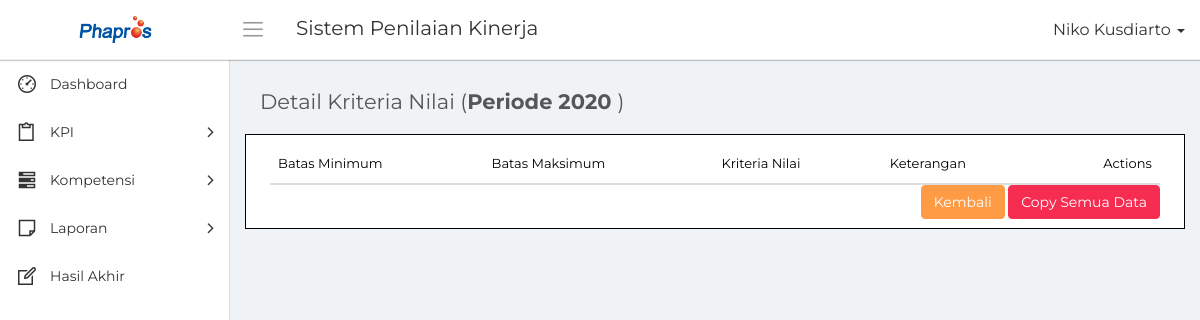
The app's page /detail_kriteria.php (signed in), older data.
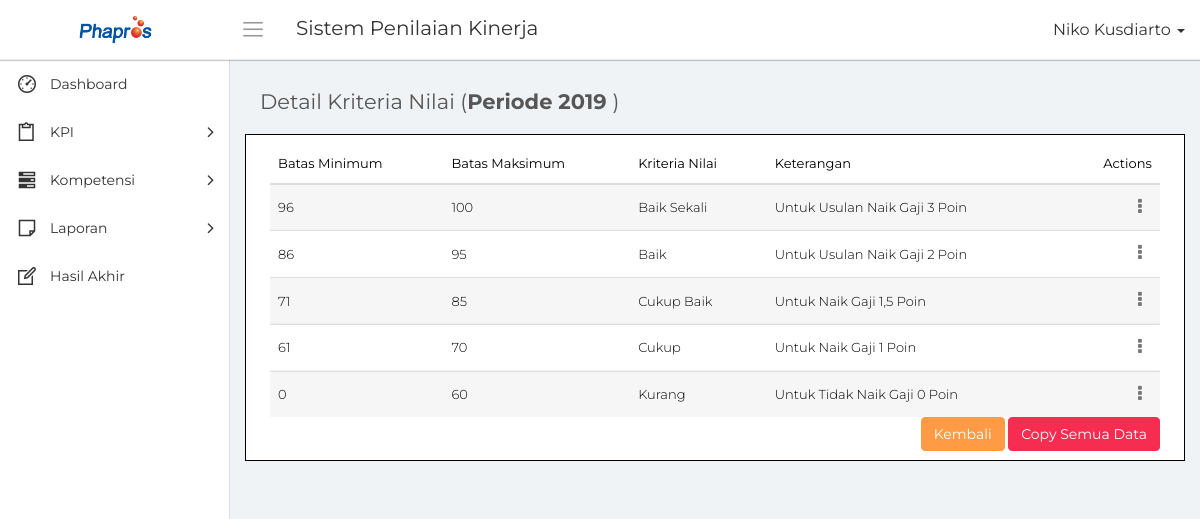
The same page, newer data.
### tables this page shows
CREATE TABLE `mst_periode` (
  `id_periode` bigint(20) NOT NULL,
  `tahun` int(10) NOT NULL,
  `status` int(5) NOT NULL
);

CREATE TABLE `kriteria_nilai` (
  `id_kriteria` bigint(20) NOT NULL,
  `batas_minimum` int(20) NOT NULL,
  `batas_maksimum` int(20) NOT NULL,
  `kriteria_nilai` varchar(50) NOT NULL,
  `keterangan` text NOT NULL,
  `id_periode` bigint(20) NOT NULL
);

### conn/database.php (called while the page is built, shortened)
<?php
	class database{
		function __construct(){
			$this->connection = new mysqli('localhost', 'root', '','phapros_final');
		}
		function tampil_periode($id_periode = null){
			$hasil = [];
			if($id_periode == null)
				$query = $this->connection->query("SELECT * FROM mst_periode");
			else
				$query = $this->connection->query("SELECT * FROM mst_periode WHERE id_periode = '$id_periode'");
			while($tampil = $query->fetch_array())
				$hasil[] = $tampil;
			return $hasil;
		}
		function tampil_kriteria($id_periode = null)
		{
			if($id_periode == null)
				$query = $this->connection->query("SELECT * FROM kriteria_nilai");
			else
				$query = $this->connection->query("SELECT * FROM kriteria_nilai WHERE id_periode = '$id_periode'");
			while($tampil = $query->fetch_array())
				$hasil[] = $tampil;
			return $hasil;
		}
	}
?>

### detail_kriteria.php (the view, shortened to what this page needs)
<?php
    include "conn/database.php";
    $db = new database();
    $nama = $_SESSION['nama'];
?>
<!DOCTYPE html>
<html>
    <head>
        <link rel="stylesheet" type="text/css" href="assets/css/bootstrap.min.css">
        <link rel="stylesheet" type="text/css" href="assets/css/font-awesome.min.css">
        <link rel="stylesheet" type="text/css" href="assets/css/line-awesome.min.css">
        <link rel="stylesheet" type="text/css" href="assets/css/datatables.min.css"/>
		<link rel="stylesheet" type="text/css" href="assets/css/select2.min.css">
		<link rel="stylesheet" type="text/css" href="assets/css/bootstrap-datetimepicker.min.css">
        <link rel="stylesheet" type="text/css" href="assets/css/style.css">
    </head>
    <body>
        <div class="main-wrapper">
            <div class="header">
				<div class="header-left">
                    <a href="index.php" class="logo">
						<img src="assets/img/logo.png" width="75" height="" alt="">
					</a>
                </div>
				<a id="toggle_btn" href="javascript:void(0);"><i class="la la-bars"></i></a>
                <div class="page-title-box pull-left">
					<h3>Sistem Penilaian Kinerja</h3>
                </div>
				<ul class="nav navbar-nav navbar-right user-menu pull-right">
					<li class="dropdown">
						<a href="" class="dropdown-toggle user-link" data-toggle="dropdown" title="Admin">
							<span>
                                <?php echo $nama; ?>
                            </span>
							<i class="caret"></i>
						</a>
					</li>
				</ul>
            </div>
            <div class="sidebar" id="sidebar">
                <div class="sidebar-inner slimscroll">
					<div id="sidebar-menu" class="sidebar-menu">
						<ul>
							<li>
								<a href="index.php"><i class="la la-dashboard"></i> <span>Dashboard</span></a>
							</li>
                            <li class="submenu">
								<a href="#"><i class="la la-clipboard"></i> <span> KPI</span> <span class="menu-arrow"></span></a>
							</li>
							<li class="submenu">
								<a href="#"><i class="la la-tasks"></i> <span> Kompetensi</span> <span class="menu-arrow"></span></a>
							</li>
                            <li class="submenu">
                                <a href="#"><i class="la la-sticky-note-o"></i> <span> Laporan</span> <span class="menu-arrow"></span></a>
							</li>
                            <li class="">
								<a href="hasil_akhir.php"><i class="la la-edit"></i> <span>Hasil Akhir</span></a>
							</li>
						</ul>
					</div>
                </div>
            </div>
            <div class="page-wrapper">
                <div class="content container-fluid">
					<div class="row">
						<div class="col-xs-12">
							<h4 class="page-title">Detail Kriteria Nilai (<b>Periode
                                <?php
                                    foreach($db->tampil_periode($_GET['id_periode']) as $dataP)
                                    {
                                        $tP = $dataP['tahun'];
                                    }
                                    echo $tP;
                                ?>
                            </b>)
                            </h4>
						</div>
					</div>
                    <div class="row">
                        <div class="col-md-12">
                        </div>
                    </div>
					<div class="row" style="border:1px solid black;color:black; background-color:white; padding:1%;">
						<div class="col-md-12">
							<div class="table-responsive">
                                <table class="table table-striped custom-table m-b-0 display" id="tabel">
									<thead>
										<tr>
											<th>Batas Minimum</th>
											<th>Batas Maksimum</th>
											<th>Kriteria Nilai</th>
											<th>Keterangan</th>
											<th class="text-right">Actions</th>
										</tr>
									</thead>
									<tbody>
                                    <?php
                                        foreach($db->tampil_kriteria($_GET['id_periode']) as $data)
                                        {
                                    ?>
                                            <tr>
                                                <td><?php echo $data['batas_minimum']; ?></td>
                                                <td><?php echo $data['batas_maksimum']; ?></td>
                                                <td><?php echo $data['kriteria_nilai']; ?></td>
                                                <td><?php echo $data['keterangan']; ?></td>
                                                <td class="text-right">
                                                    <div class="dropdown">
                                                        <a href="#" class="action-icon dropdown-toggle" data-toggle="dropdown" aria-expanded="false"><i class="fa fa-ellipsis-v"></i></a>
                                                    </div>
                                                </td>
                                            </tr>
                                    <?php
                                        }
                                    ?>
									</tbody>
								</table>
							</div>
						</div>
                        <div class="col-md-12" align="right">
                            <a href="kriteria_nilai.php" title="Kembali">
                                <button class="btn btn-primary" type="submit" name="">Kembali</button>
                            </a>
                            <a href="#" title="CopyAll" data-toggle="modal" data-target="#copyAll">
                                <button class="btn btn-danger" type="submit" name="modalCopyAll">Copy Semua Data</button>
                            </a>
                        </div>
					</div>
                </div>
            </div>
        </div>
    </body>
</html>

Row changes from the older to the newer data that the page shows:
removed mst_periode: tahun "2020"
added mst_periode: tahun "2019"
added kriteria_nilai: batas_minimum "96", batas_maksimum "100", kriteria_nilai "Baik Sekali", keterangan "Untuk Usulan Naik Gaji 3 Poin"
added kriteria_nilai: batas_minimum "86", batas_maksimum "95", kriteria_nilai "Baik", keterangan "Untuk Usulan Naik Gaji 2 Poin"
added kriteria_nilai: batas_minimum "71", batas_maksimum "85", kriteria_nilai "Cukup Baik", keterangan "Untuk Naik Gaji 1,5 Poin"
added kriteria_nilai: batas_minimum "61", batas_maksimum "70", kriteria_nilai "Cukup", keterangan "Untuk Naik Gaji 1 Poin"
added kriteria_nilai: batas_minimum "0", batas_maksimum "60", kriteria_nilai "Kurang", keterangan "Untuk Tidak Naik Gaji 0 Poin"
